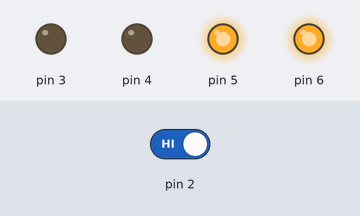
Recording of a sketch running on a simulated Arduino Uno, built with avr-gcc and run on an emulated ATmega328P. On the bench: output pins drawn as LEDs (lit = HIGH). Inputs (shaded band) come from the test bench; at power-on: pin 2 HIGH.

Above: at 12.1 s.
At 26.7 s:
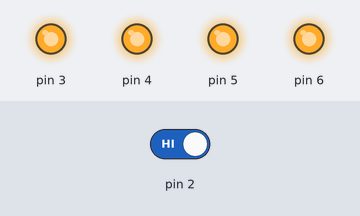
26.8 s: pin 2 driven HIGH
At 30.4 s:
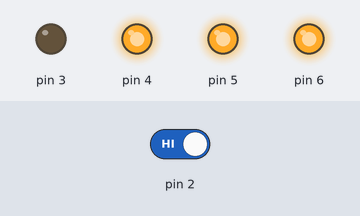
Timing chart, 0 to 52.7 s (numbered marks = the images above; inputs shaded):
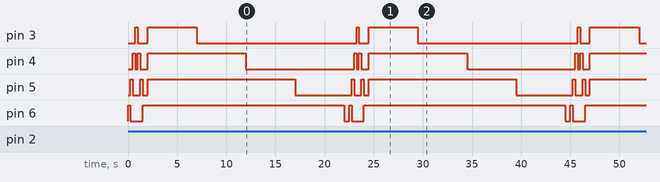

The sketch:

Project_02.ino
```cpp
int switchState = 0;
void setup() {
  pinMode(3, OUTPUT);
  pinMode(4, OUTPUT);
  pinMode(5, OUTPUT);
  pinMode(6, OUTPUT);
  pinMode(2, INPUT);
}
void loop() {
  switchState = digitalRead(2);

   if (switchState == LOW) {
     //the buton is not pressed
     digitalWrite(3, LOW);
     digitalWrite(4, LOW);
     digitalWrite(5, LOW);
     digitalWrite(6, LOW);
  }
  else { // the buton is pressed
    digitalWrite(3, LOW);
    digitalWrite(4, LOW);
    digitalWrite(5, LOW);
    digitalWrite(6, HIGH);
    delay(250);
    digitalWrite(3, LOW);
    digitalWrite(4, LOW);
    digitalWrite(5, HIGH);
    digitalWrite(6, LOW);
    delay(250);
    digitalWrite(3, LOW);
    digitalWrite(4, HIGH);
    digitalWrite(5, LOW);
    digitalWrite(6, LOW);
    delay(250);
    digitalWrite(3, HIGH);
    digitalWrite(4, LOW);
    digitalWrite(5, LOW);
    digitalWrite(6, LOW);
    delay(250);

    digitalWrite(3, LOW);
    digitalWrite(4, HIGH);
    digitalWrite(5, LOW);
    digitalWrite(6, LOW);
    delay(250);
    digitalWrite(3, LOW);
    digitalWrite(4, LOW);
    digitalWrite(5, HIGH);
    digitalWrite(6, LOW);
    delay(250);
    digitalWrite(3, LOW);
    digitalWrite(4, LOW);
    digitalWrite(5, LOW);
    digitalWrite(6, HIGH);
    delay(500);
    digitalWrite(3, HIGH);
    digitalWrite(4, HIGH);
    digitalWrite(5, HIGH);
    digitalWrite(6, HIGH);
    delay(5000);
    digitalWrite(3, LOW);
    digitalWrite(4, HIGH);
    digitalWrite(5, HIGH);
    digitalWrite(6, HIGH);
    delay(5000);
    digitalWrite(3, LOW);
    digitalWrite(4, LOW);
    digitalWrite(5, HIGH);
    digitalWrite(6, HIGH);
    delay(5000);
    digitalWrite(3, LOW);
    digitalWrite(4, LOW);
    digitalWrite(5, LOW);
    digitalWrite(6, HIGH);
    delay(5000);
    digitalWrite(3, LOW);
    digitalWrite(4, LOW);
    digitalWrite(5, LOW);
    digitalWrite(6, LOW);
    delay(500);
  }
} // go back to the beginning of the loop
```
